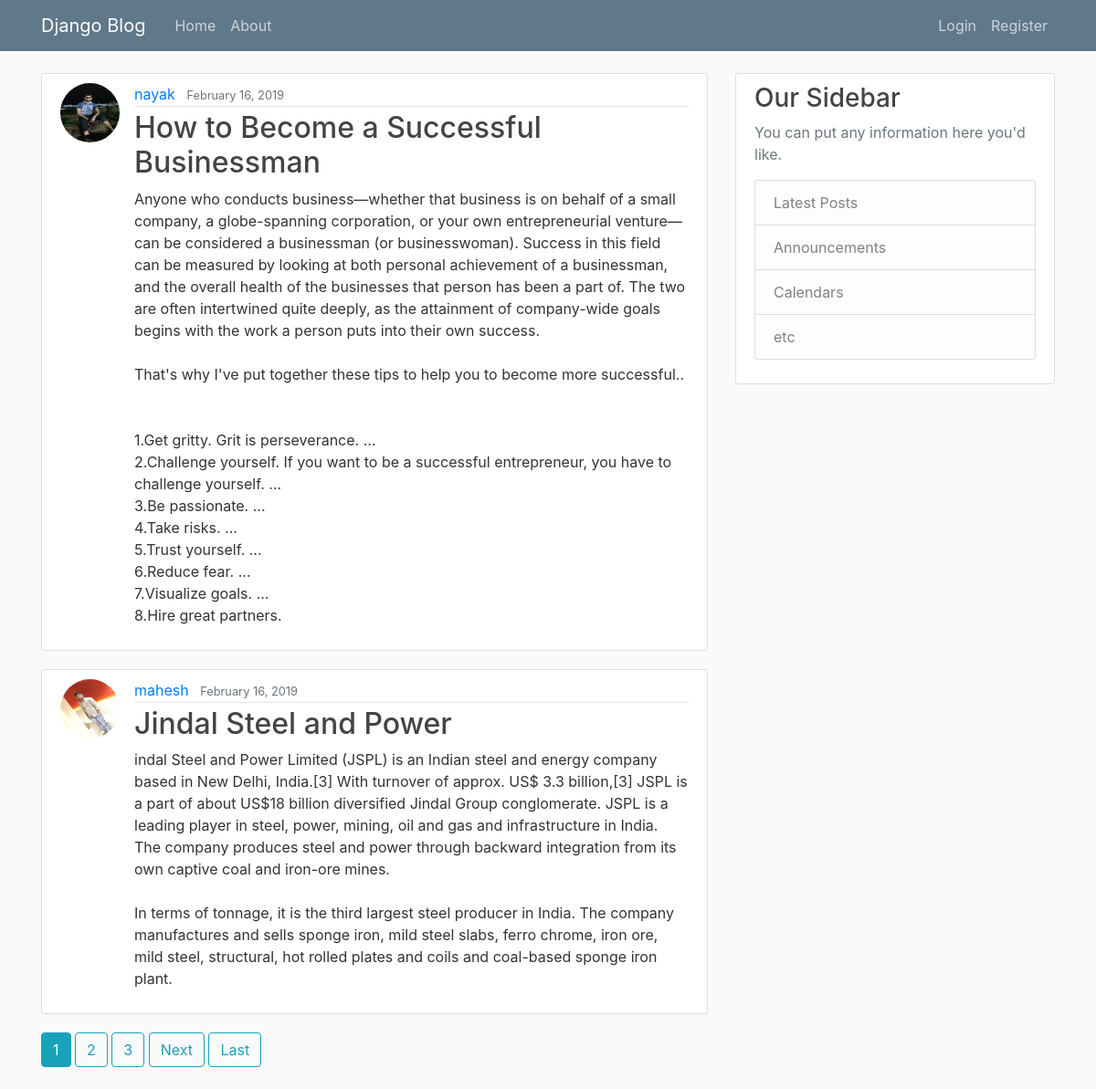
The page / on the database its author committed.
### blog/models.py (models this page shows, shortened)
class Post(models.Model):
    title = models.CharField(max_length=100)
    content = models.TextField()
    date_posted = models.DateTimeField(default=timezone.now)
    author = models.ForeignKey(User, on_delete=models.CASCADE)

### users/models.py (models this page shows, shortened)
class Profile(models.Model):
    user = models.OneToOneField(User, on_delete=models.CASCADE)
    image = models.ImageField(default='default.jpg', upload_to='profile_pics')

### blog/views.py (the view)
# urls.py: path('', PostListView.as_view(), name='blog_home'),
class PostListView(ListView):
    model = Post
    template_name = "blog/home.html"   #<APP>/<MODEL>_<VIEWTYPE>.HTML
    context_object_name = 'posts'
    ordering = '-date_posted'
    paginate_by = 2

### templates/blog/home.html (shortened to what this page needs)
{% extends 'blog/base.html' %}
    {% block content %}
        {% for post in posts %}
            <article class="media content-section">
                <img class=" rounded-circle article-img" src="{{ post.author.profile.image.url }}">
              <div class="media-body">
                <div class="article-metadata">
                  <a class="mr-2" href="{% url 'user-posts' post.author.username %}">{{ post.author }}</a>
                  <small class="text-muted">{{ post.date_posted|date:"F d, Y" }}</small>
                </div>
                <h2><a class="article-title" href="{% url 'post-detail' post.id %}">{{ post.title }}</a></h2>
                <p class="article-content">{{ post.content }}</p>
              </div>
            </article>
        {% endfor %}
        {% for num in page_obj.paginator.page_range %}
            {% if page_obj.number == num %}
                <a class="btn btn-info mb-4" href="?page={{ num }}">{{ num }}</a>
            {% elif num > page_obj.number|add:'-3' and num < page_obj.number|add:'3' %}
                 <a class="btn btn-outline-info mb-4" href="?page={{ num }}">{{ num }}</a>
            {% endif %}
        {% endfor %}
        {% if page_obj.has_next %}
                <a class="btn btn-outline-info mb-4" href="?page={{ page_obj.next_page_number }}">Next</a>
                <a class="btn btn-outline-info mb-4" href="?page={{ page_obj.paginator.num_pages }}">Last</a>
            {% endif %}
    {% endblock %}

### templates/blog/base.html (shortened to what this page needs)
{% load static %}
<!DOCTYPE html>
<html lang="en">
<head>
    <link rel="stylesheet" href="https://maxcdn.bootstrapcdn.com/bootstrap/4.0.0/css/bootstrap.min.css">
    <link rel="stylesheet" title="text/css" href="{% static 'blog/main.css' %}">
</head>
<body>
    <header class="site-header">
      <nav class="navbar navbar-expand-md navbar-dark bg-steel fixed-top">
        <div class="container">
          <a class="navbar-brand mr-4" href="{% url 'blog_home' %}">Django Blog</a>
          <div class="collapse navbar-collapse" id="navbarToggle">
            <div class="navbar-nav mr-auto">
              <a class="nav-item nav-link" href="{% url 'blog_home' %}">Home</a>
              <a class="nav-item nav-link" href="{% url 'blog_about' %}">About</a>
            </div>
            <div class="navbar-nav">
                {% if user.is_authenticated %}
                     <a class="nav-item nav-link" href="{% url 'post-create' %}">New Post</a>
                     <a class="nav-item nav-link" href="{% url 'profile' %}">Profile</a>
                    <a class="nav-item nav-link" href="{% url 'logout' %}">Logout</a>
                {% else %}
                    <a class="nav-item nav-link" href="{% url 'login' %}">Login</a>
                    <a class="nav-item nav-link" href="{% url 'register' %}">Register</a>
                {% endif %}
            </div>
          </div>
        </div>
      </nav>
    </header>
    <main role="main" class="container">
      <div class="row">
        <div class="col-md-8">
          {% block content %}{% endblock %}
        </div>
        <div class="col-md-4">
          <div class="content-section">
            <h3>Our Sidebar</h3>
            <p class='text-muted'>You can put any information here you'd like.
              <ul class="list-group">
                <li class="list-group-item list-group-item-light">Latest Posts</li>
                <li class="list-group-item list-group-item-light">Announcements</li>
                <li class="list-group-item list-group-item-light">Calendars</li>
                <li class="list-group-item list-group-item-light">etc</li>
              </ul>
            </p>
          </div>
        </div>
      </div>
    </main>
  </body>
</body>
</html>

### blog/static/blog/main.css (style rules this page uses)
body { background: #fafafa; color: #333333; margin-top: 5rem; }
h1, h2, h3, h4, h5, h6 { color: #444444; }
ul { margin: 0; }
.bg-steel { background-color: #5f788a; }
.site-header .navbar-nav .nav-link { color: #cbd5db; }
.content-section { background: #ffffff; padding: 10px 20px; border: 1px solid #dddddd; border-radius: 3px; margin-bottom: 20px; }
.article-title { color: #444444; }
.article-content { white-space: pre-line; }
.article-img { height: 65px; width: 65px; margin-right: 16px; }
.article-metadata { padding-bottom: 1px; margin-bottom: 4px; border-bottom: 1px solid #e3e3e3 }

### rows shown on the page
Post: author.profile.image (picture), author "nayak", date_posted "February 16, 2019", title "How to Become a Successful Businessman", content "Anyone who conducts business—whether that business is on behalf of a small company, a globe-spanning corporation, or your own entrepreneurial venture—can be considered a businessman (or businesswoman). Success in this field can be measured by looking at both personal achievement of a businessman, and the overall health of the businesses that person has been a part of. The two are often intertwined quite deeply, as the attainment of company-wide goals begins with the work a person puts into their own success. That's why I've put together these tips to help you to become more successful.. 1.Get gritty. Grit is perseverance. ... 2.Challenge yourself. If you want to be a successful…"
Post: author.profile.image (picture), author "mahesh", date_posted "February 16, 2019", title "Jindal Steel and Power", content "indal Steel and Power Limited (JSPL) is an Indian steel and energy company based in New Delhi, India.[3] With turnover of approx. US$ 3.3 billion,[3] JSPL is a part of about US$18 billion diversified Jindal Group conglomerate. JSPL is a leading player in steel, power, mining, oil and gas and infrastructure in India. The company produces steel and power through backward integration from its own captive coal and iron-ore mines. In terms of tonnage, it is the third largest steel producer in India. The company manufactures and sells sponge iron, mild steel slabs, ferro chrome, iron ore, mild steel, structural, hot rolled plates and coils and coal-based sponge iron plant."

### other values the page prints
{{ num }} "1"
{{ num }} "2" "3"
